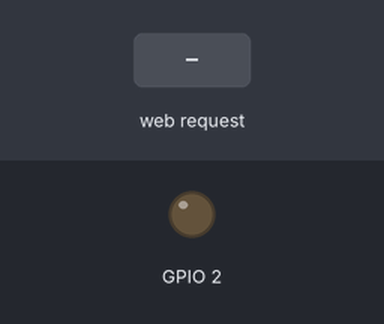
This sketch was run on a simulated ESP32. Parts: output pins drawn as LEDs (lit = HIGH). The test bench sets the inputs (shaded band). Storage starts empty.

Above: at 1.2 s.
1.3 s: HTTP request GET /toggle received
At 2.2 s:
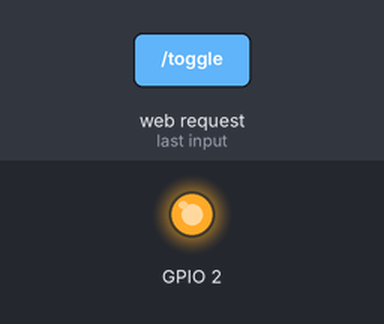
Timing chart, 0 to 4.3 s (numbered marks = the images above; inputs shaded):
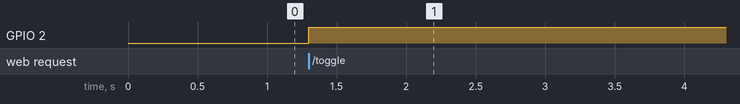

The sketch:

spiffs.ino
```cpp
#include <WiFi.h>
#include <WebServer.h>
#include <SPIFFS.h>

WebServer server(80);

void top(){
  File file = SPIFFS.open("/password.html", "r");
  server.streamFile(file,"text/html");
  file.close();
}

void toggle() {
  static bool out = 0;
  out = !out;
  digitalWrite(2,out);
}


void setup(){

  Serial.begin(115200);

  pinMode(2, OUTPUT);
  SPIFFS.begin();
  WiFi.softAP("もんもん");
  server.on("/",top);
  server.on("/toggle",toggle);
  server.begin();
}

void loop(){
  server.handleClient();
}
```

Measured:
- after the input at 1.3 s, GPIO 2: LOW → HIGH at once
